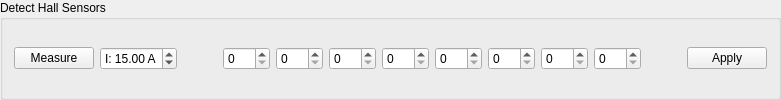
               <widget class="QGroupBox" name="groupBox_45">
                <property name="toolTip">
                 <string>&lt;html&gt;&lt;head/&gt;&lt;body&gt;&lt;p&gt;&lt;span style=&quot; font-weight:600;&quot;&gt;Detect Hall Sensors&lt;/span&gt; = to detect the hall sensors press the &amp;quot;Measure&amp;quot; Button and when the detection was successful press the apply button to the right. Afterwards you need press the &amp;quot;Write configuration&amp;quot; Button to write the settings to the VESC.&lt;/p&gt;&lt;/body&gt;&lt;/html&gt;</string>
                </property>
                <property name="title">
                 <string>Detect Hall Sensors</string>
                </property>
                <layout class="QHBoxLayout" name="horizontalLayout_38">
                 <item>
                  <widget class="QPushButton" name="mcconfFocMeasureHallButton">
                   <property name="text">
                    <string>Measure</string>
                   </property>
                  </widget>
                 </item>
                 <item>
                  <widget class="QDoubleSpinBox" name="mcconfFocMeasureHallCurrentBox">
                   <property name="prefix">
                    <string>I: </string>
                   </property>
                   <property name="suffix">
                    <string> A</string>
                   </property>
                   <property name="value">
                    <double>15.000000000000000</double>
                   </property>
                  </widget>
                 </item>
                 <item>
                  <spacer name="horizontalSpacer_25">
                   <property name="orientation">
                    <enum>Qt::Horizontal</enum>
                   </property>
                   <property name="sizeHint" stdset="0">
                    <size>
                     <width>40</width>
                     <height>20</height>
                    </size>
                   </property>
                  </spacer>
                 </item>
                 <item>
                  <widget class="QSpinBox" name="mcconfFocMeasureHallTab0Box">
                   <property name="maximum">
                    <number>255</number>
                   </property>
                  </widget>
                 </item>
                 <item>
                  <widget class="QSpinBox" name="mcconfFocMeasureHallTab1Box">
                   <property name="maximum">
                    <number>255</number>
                   </property>
                  </widget>
                 </item>
                 <item>
                  <widget class="QSpinBox" name="mcconfFocMeasureHallTab2Box">
                   <property name="maximum">
                    <number>255</number>
                   </property>
                  </widget>
                 </item>
                 <item>
                  <widget class="QSpinBox" name="mcconfFocMeasureHallTab3Box">
                   <property name="maximum">
                    <number>255</number>
                   </property>
                  </widget>
                 </item>
                 <item>
                  <widget class="QSpinBox" name="mcconfFocMeasureHallTab4Box">
                   <property name="maximum">
                    <number>255</number>
                   </property>
                  </widget>
                 </item>
                 <item>
                  <widget class="QSpinBox" name="mcconfFocMeasureHallTab5Box">
                   <property name="maximum">
                    <number>255</number>
                   </property>
                  </widget>
                 </item>
                 <item>
                  <widget class="QSpinBox" name="mcconfFocMeasureHallTab6Box">
                   <property name="maximum">
                    <number>255</number>
                   </property>
                  </widget>
                 </item>
                 <item>
                  <widget class="QSpinBox" name="mcconfFocMeasureHallTab7Box">
                   <property name="maximum">
                    <number>255</number>
                   </property>
                  </widget>
                 </item>
                 <item>
                  <spacer name="horizontalSpacer_24">
                   <property name="orientation">
                    <enum>Qt::Horizontal</enum>
                   </property>
                   <property name="sizeHint" stdset="0">
                    <size>
                     <width>40</width>
                     <height>20</height>
                    </size>
                   </property>
                  </spacer>
                 </item>
                 <item>
                  <widget class="QPushButton" name="mcconfFocMeasureHallApplyButton">
                   <property name="text">
                    <string>Apply</string>
                   </property>
                  </widget>
                 </item>
                </layout>
               </widget>
